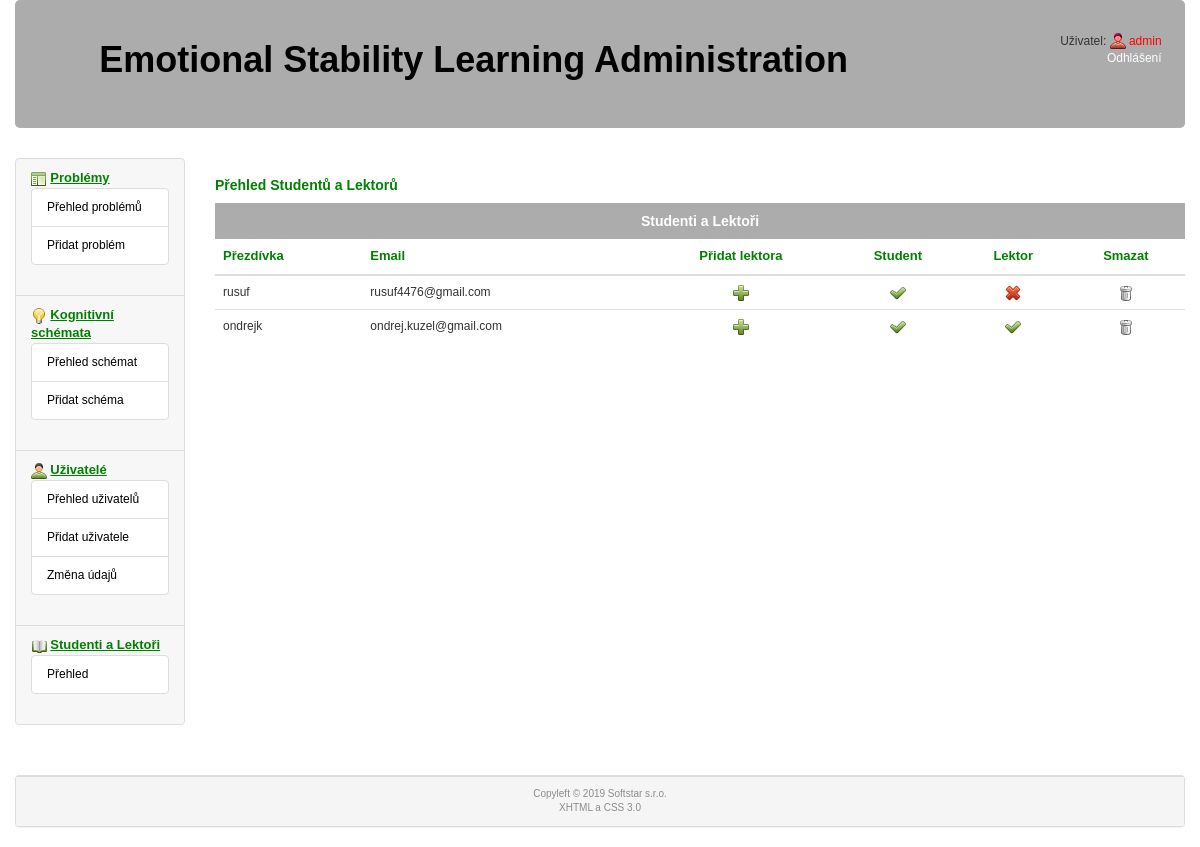
Page /administrator/fusers-overview (signed in) on the earlier database version.
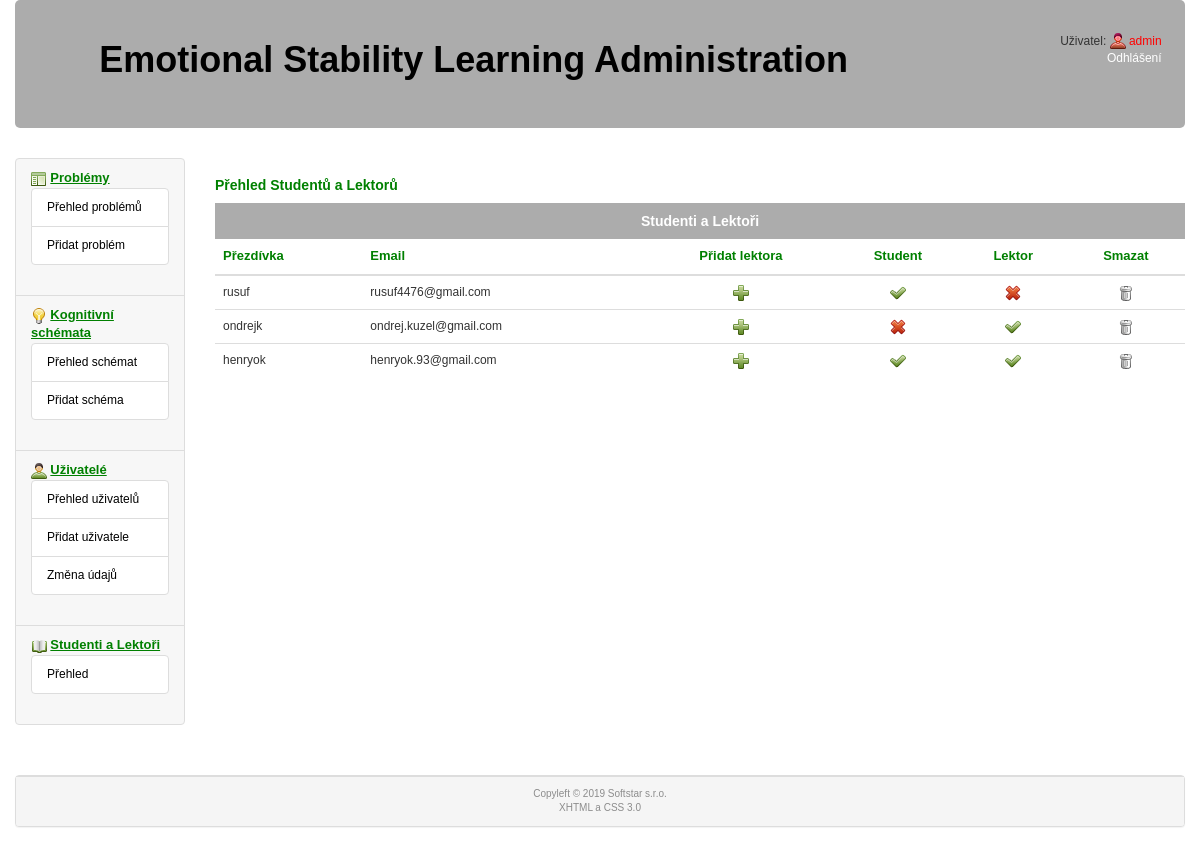
Same page on the later database version.
### tables this page shows
CREATE TABLE `fusers` (
  `id` int(5) NOT NULL,
  `nick` varchar(20) NOT NULL,
  `email` varchar(50) NOT NULL,
  `student` int(1) NOT NULL DEFAULT '1',
  `lector` int(1) NOT NULL DEFAULT '0',
  `password` varchar(50) NOT NULL,
  `gdpr` int(1) NOT NULL,
  `deleted` int(1) NOT NULL DEFAULT '0'
);

### www/administrator/controllers/RouterController.php (called while the page is built, shortened)
<?php
class RouterController extends Controller
{
  protected $controller;
  private function camelNotation($text)
  {
    $sentence = str_replace('-', ' ', $text);
    $sentence = ucwords($sentence);
    $sentence = str_replace(' ', '', $sentence);
    return $sentence;
  }
  private function parseURL($url)
  {
    $parsedURL = parse_url($url);
    $parsedURL["path"] = ltrim($parsedURL["path"], "/");
    $parsedURL["path"] = trim($parsedURL["path"]);
    $divPath = explode("/", $parsedURL["path"]);
    return $divPath;
  }
  public function ctrMain($parameters)
  {
    $parsedURL = $this->parseURL($parameters[0]);
    if ((empty($parsedURL[1]))&&((empty($_SESSION['user']))&&(empty($_POST['login']))))
    {
      $this->controller = new LoginViewController();
    }
    else if (($parsedURL[1] == 'login')&&((empty($_SESSION['user']))&&(!(empty($_POST['login'])))))
    {
      $this->controller = new LoginController();
    }
    else if ((empty($parsedURL[1]))&&(!(empty($_SESSION['user'])))&&((empty($_POST['login']))))
    {
      $this->controller = new HomePageController();
    }
    else
    {
      $tmp = array_shift($parsedURL);
      $view = array_shift($parsedURL);
      $controllerClass = $this->camelNotation($view) . 'Controller';
      if (file_exists('./administrator/controllers/' . $controllerClass . '.php'))
      {
        if ($view == 'error')
        {
          $this->controller = new $controllerClass('');
        }
        else
        {
          $this->controller = new $controllerClass;
        }
      }
      else
      {
        $this->controller= new ErrorController('Error 404: page not found');
      }
    }
    $this->controller->ctrMain($parsedURL);
    $this->view = 'layout';
  }
}
?>

### www/administrator/admin.php (called while the page is built, shortened)
<?php
  $router = RouterController::getInstance();
  $router->ctrMain(array($_SERVER['REQUEST_URI']));
  $router->showView();
?>

### www/administrator/controllers/FusersOverviewController.php (called while the page is built, shortened)
<?php
class FusersOverviewController extends Controller
{
    public function ctrMain($parameters)
    {
        $fusersModel = new FUsersModel();
        if ($fusers = $fusersModel->selectAll())
        {
            $this->view = 'fUsersOverview';
        }
    }
}
?>

### www/administrator/cfg/sql.php (called while the page is built)
<?php
  $this->server='localhost';
  $this->user='emotions';
  $this->password='3M0710n5@#';
  $this->db_name='emotions';
?>

### www/administrator/models/cdb.php (called while the page is built, shortened)
<?php
class cdb {
  private $data, $querystring, $error, $conn;
  public $server, $user, $password, $db_name;
  function __construct()
  {
    require("./administrator/cfg/sql.php");
    $this->conn = null;
  }
  function connect() {
    $options=array(
      PDO::ATTR_ERRMODE => PDO::ERRMODE_EXCEPTION,
      PDO::MYSQL_ATTR_INIT_COMMAND => "SET NAMES utf8"
      );
    try {
            $this->conn = @new PDO("mysql:host=".$this->server.";dbname=".$this->db_name, $this->user, $this->password, $options);
    } catch (PDOException $e) {
        $error = 'DB connection failed: ' . $e->getMessage();
    }
    return(1);
  }
  function query($sql) {
    $error = '';
    try {
      $this->data=$this->conn->prepare($sql);
    } catch (PDOException $e) {
      $error = 'Preparation of query failed: ' . $e->getMessage();
      $this->data=null;
    }
    $result2 = 0;
    if ($error == '')
    {
      try {
          $result2 = $this->data->execute();
      } catch (PDOException $e) {
          $error = 'Execution of query failed: ' . $e->getMessage();
          $this->data=null;
      }
    }
    else
    {
      $this->error = $error;
      $result2 = false;
    }
    if ($result2) { return 1; }
    else  {return 0;}
  }
  function get_array() {
    $arr = $this->data->fetch(PDO::FETCH_ASSOC);
    if (!empty($arr)) {return ($arr); }
    else { return 0; }
  }
};
?>

### www/administrator/models/DbModel.php (called while the page is built, shortened)
<?php
  class DbModel extends cdb
  {
    static private $instance = null;
    static function getInstance()
    {
      if (self::$instance == null)
      {
        self::$instance = new DbModel();
      }
      return self::$instance;
    }
    function selectAll($table, $order = '')
    {
      $query = "select * from $table where deleted='0'";
      if ($order != '') {
        $query .= " order by $order;";
      }
      else
      {
        $query .= ';';
      }
      if (!$this->query($query))
      {
        RouterController::getInstance()->setError('DbModel::selectAll():'.$this->get_error().'<br /><br />'.$query.'<br />');
      }
      else
      {
        $i = 0;
        while ($item=$this->get_array())
        {
        if (!empty($item))
          {
            $arr[$i] = $item;
            $i++;
          }
        }
      }
      return $arr;
    }
  }
?>

### www/administrator/models/FUsersModel.php (called while the page is built, shortened)
<?php
class FUsersModel
{
    public function selectAll()
    {
        $db = DbModel::getInstance();
        $fusers = $db->selectAll('fusers', 'id asc');
        return $fusers;
    }
}
?>

### www/administrator/views/fUsersOverview.phtml (the view)
  <div class="col-sm-10">
    <h4>Přehled Studentů a Lektorů</h4>
    <div class="table-responsive">
      <table class="table table-hover">
        <caption class="text-center">Studenti a Lektoři</caption>
        <thead><tr><th>Přezdívka</th><th>Email</th><th class="text-center">Přidat lektora</th><th class="text-center">Student</th><th class="text-center">Lektor</th><th class="text-center">Smazat</th></tr></thead>
        <tbody>
          <?php
            foreach ($fusers as $fuser) {
          ?>
          <tr>
            <td><?php echo($fuser['nick']); ?></td>
            <td><?php echo($fuser['email']); ?></td>
            <td class="text-center"><?php if ($fuser['student']) { ?><a href="http://<?= $this->siteName ?>/administrator/lectors/<?= $fuser['id'] ?>" title="Administer lectors"><?php } ?><img src="http://<?=$this->siteName?>/administrator/icons/add.png"/><?php if ($fuser['student']) { ?></a><?php } ?></td>
<td class="text-center"><a href="http://<?= $this->siteName ?>/administrator/fusers-student/<?= $fuser['id'] ?>"><?php if ($fuser['student']) { ?><img src="http://<?=$this->siteName?>/administrator/icons/accept.png"/><?php } else { ?><img src="http://<?=$this->siteName?>/administrator/icons/cross.png"/><?php }; ?></a></td>
            <td class="text-center"><a href="http://<?= $this->siteName ?>/administrator/fusers-lector/<?= $fuser['id'] ?>"><?php if ($fuser['lector']) { ?><img src="http://<?=$this->siteName?>/administrator/icons/accept.png"/><?php } else { ?><img src="http://<?=$this->siteName?>/administrator/icons/cross.png"/><?php }; ?></a></td>
            <td class="text-center"><a href="http://<?= $this->siteName ?>/administrator/fusers-delete/<?= $fuser['id'] ?>" ><img src="icons/bin_closed.png" /></a></td>
          </tr>
          <?php
        } ?>
        </tbody>
      </table>
    </div>
  </div>

### www/index.php (shortened to what this page needs)
<?php
  $uri = $_SERVER['REQUEST_URI'];
  if (preg_match('/\/administrator/', $uri))
  {
    require('./administrator/admin.php');
  }
  else
  {
    require('./administrator/includes/index.php');
  }
?>

### www/administrator/controllers/Controller.php (shortened to what this page needs)
<?php
abstract class Controller
{
  protected $view = "";
	public function __construct()
	{
    $this->siteName = $_SERVER['SERVER_NAME'];
	}
  public function showView()
  {
    if ($this->view)
    {
      require("./administrator/views/" . $this->view.".phtml");
    }
  }
}
?>

### www/administrator/views/layout.phtml (shortened to what this page needs)
<!DOCTYPE html>
<html xmlns="http://www.w3.org/1999/xhtml" xml:lang="cs-cz" lang="cs-cz">
  <head>
    <link rel="stylesheet" href="https://maxcdn.bootstrapcdn.com/bootstrap/3.3.7/css/bootstrap.min.css" />
    <link rel="stylesheet" href="http://<?=$this->siteName?>/administrator/css/style.css" type="text/css" />
  </head>
  <body>
    <div class="container-fluid">
      <div id="header">
        <table class="header"><tr>
          <td class="logo"><a href="http://<?=$this->siteName?>/administrator/"><h1>Emotional Stability Learning Administration</h1></a></td>
          <?php if (!empty($_SESSION)) { ?>
            <td class="user">Uživatel: <img src="http://<?=$this->siteName?>/administrator/icons/<?php if ($_SESSION['permissions']) {echo "admin";} else {echo "user";}; ?>.png"/> <span<?php if ($_SESSION['permissions']) echo " class='red' "; ?>><?php echo $_SESSION['user']; ?></span><br /><a href="http://<?=$this->siteName?>/administrator/logout">Odhlášení</a></td>
          <?php }; ?>
        </tr></table>
      </div>
      <div class="row">
      <?php
        $view = $this->controller->getView();
        if (!empty($_SESSION))
        {
      ?>
        <div class="col-sm-2" >
          <ul class="list-group" id="left_panel">
          <li class="list-group-item"><div class="category">
            <img src="http://<?=$this->siteName?>/administrator/icons/application_side_list.png" width="16" height="16" alt="icon" /> <span class="title">Problémy</span><br />
            <ul class="list-group">
              <li class="list-group-item"><a href="http://<?=$this->siteName?>/administrator/problem-overview">Přehled problémů</a></li>
              <li class="list-group-item"><a href="http://<?=$this->siteName?>/administrator/problem-new">Přidat problém</a></li>
            </ul>
          </div></li>
          <li class="list-group-item"><div class="category">
            <img src="http://<?=$this->siteName?>/administrator/icons/lightbulb.png" width="16" height="16" alt="icon" /> <span class="title">Kognitivní schémata</span><br/>
            <ul class="list-group">
              <li class="list-group-item"><a href="http://<?=$this->siteName?>/administrator/c-schema-overview">Přehled schémat</a></li>
              <li class="list-group-item"><a href="http://<?=$this->siteName?>/administrator/c-schema-new">Přidat schéma</a></li>
            </ul>
          </div></li>
            <li class="list-group-item"><div class="category">
              <img src="http://<?=$this->siteName?>/administrator/icons/user.png" width="16" height="16" /> <span class="title">Uživatelé</span><br/>
              <ul class="list-group">
                <?php if ($_SESSION['permissions']) { ?>
                <li class="list-group-item"><a href="http://<?=$this->siteName?>/administrator/users-overview">Přehled uživatelů</a></li>
                <li class="list-group-item"><a href="http://<?=$this->siteName?>/administrator/users-new">Přidat uživatele</a></li>
                <?php }; ?>
                <li class="list-group-item"><a href="http://<?=$this->siteName?>/administrator/users-edit/<?php echo($_SESSION['id_user']); ?>">Změna údajů</a></li>
              </ul>
            </div></li>
            <li class="list-group-item"><div class="category">
              <img src="http://<?=$this->siteName?>/administrator/icons/book.png" width="16" height="16" /> <span class="title">Studenti a Lektoři</span><br/>
              <ul class="list-group">
                <li class="list-group-item"><a href="http://<?=$this->siteName?>/administrator/fusers-overview">Přehled</a></li>
              </ul>
            </div></li>
          </ul>
        </div>
      <?php
      }
      if (!empty($_SESSION)||($view == 'loginView' || $view == 'error')) { $this->controller->showView(); }
      ?>
      </div>
        <div class="panel panel-default text-center margintop30">
          <div class="panel-footer" id="footer">Copyleft &copy; <?php date_default_timezone_set('Europe/Prague'); echo date("Y"); ?> <a href="http://www.softstar.cz">Softstar s.r.o.</a><br /><a href="http://validator.w3.org/check?uri=referer" title="" onclick="return !window.open(this.href);">XHTML</a> a <a href="http://jigsaw.w3.org/css-validator/check/referer" title="" onclick="return !window.open(this.href);">CSS 3.0</a></div>
        </div>
      </div>
  </body>
</html>

### www/administrator/css/style.css (style rules this page uses)
body { font-family: 'Helvetica CE','Arial CE',sans-serif; font-size: 12px; }
h4 { font-size: 14px; font-weight: bold; color: green; margin-top: 20px; }
table caption { font-weight: bold; background-color:#acacac; color:white; font-size:14px; }
table { font-size: 12px; }
thead { font-size: 13px; font-weight: bold; color: green; }
td a { text-decoration: none; color: black; }
table.header { width: 98%; }
td.logo { width: 80%; }
#header { height: 128px; background-color: #acacac; border-radius: 5px; font-size: 12px; padding:0; margin-bottom: 30px; text-align: center; vertical-align: center; }
#header h1 { width: 100%; margin: 0; padding: 40px 20px 20px 20px; font-weight: bold; text-align: center; }
#header .logo a { color: black; text-decoration: none; }
#footer { position: relative; width: 100%; font-size: 10px; color: #8c8c8c; text-align: center; }
#left_panel li { text-align: left; }
#footer a { color: #8c8c8c; }
#header td.logo { text-align: left; }
#header td.user { margin: 0 0 0 5px; text-align: right; }
#header a { color: white; }
#left_panel li { background-color: #f7f7f7; }
#left_panel li ul li { background-color: #ffffff; }
.category { margin-top: 0; }
.category .title { font-size: 13px; font-weight: bold; color: green; text-decoration: underline; }
.category a { color:black; text-decoration: none; }
.red { color: red; }
.margintop30 { margin-top: 30px; }

Differences in the rows shown:
changed fusers "ondrejk": student: picture added; student 1 → 0 (drawn); student: picture removed
added fusers: nick "henryok", email "henryok.93@gmail.com", student 1 (drawn), lector 1 (drawn)
